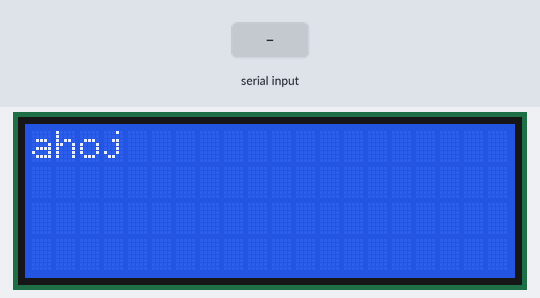
Bench run of a sketch on a simulated ESP32. Shown: 20×4 character LCD. The test bench sets the inputs (shaded band). What the sketch prints to the serial monitor is not drawn.

Above: at 1.2 s.
1.3 s: byte 30 received over Serial
2.8 s: byte 90 received over Serial
4.3 s: byte 120 received over Serial
At 5.2 s:
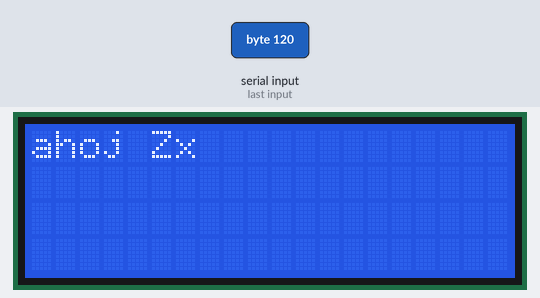
5.8 s: byte 30 received over Serial
7.3 s: byte 90 received over Serial
8.8 s: byte 120 received over Serial
At 9.9 s:
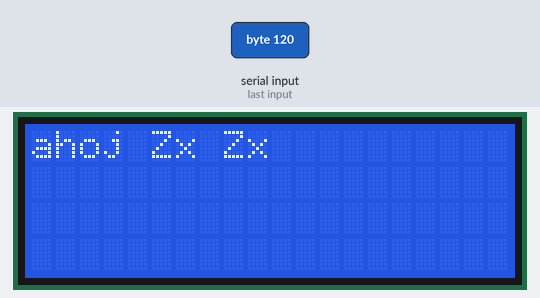
Timing chart, 0 to 11.3 s (numbered marks = the images above; inputs shaded):
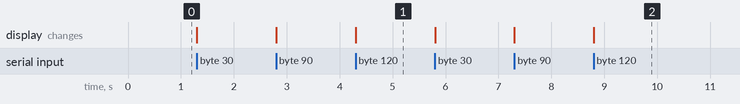

Measured:
- after the input at 4.3 s, the display: changes at once (image 1)
- after the input at 8.8 s, the display: changes at once (image 2)

The sketch:

2018-03-20_lcd_i2c_display.ino
```cpp
#define I2C_SDA 27
#define I2C_SCL 14

// PCF8574
//#define LCD_I2C_ADDR 0x27
// PCF8574A
#define LCD_I2C_ADDR 0x3f
#define LCD_WIDTH 20
#define LCD_HEIGHT 4

#include <Arduino.h>
#include <LiquidCrystal_I2C.h>

LiquidCrystal_I2C lcd(LCD_I2C_ADDR, LCD_WIDTH, LCD_HEIGHT);

void setup() {
    Serial.begin(115200);
    Serial.println("\n\n\nI2C LCD display test");

    Wire.begin(I2C_SDA, I2C_SCL);

    lcd.begin(LCD_WIDTH, LCD_HEIGHT);
    lcd.backlight();

    lcd.print("ahoj");
    Serial.print("ahoj\n");
}

int receiveCh;

void loop() {
    if (Serial.available()) {
        receiveCh = Serial.read();
        lcd.write(receiveCh);

        Serial.write(receiveCh);
    }
}
```
